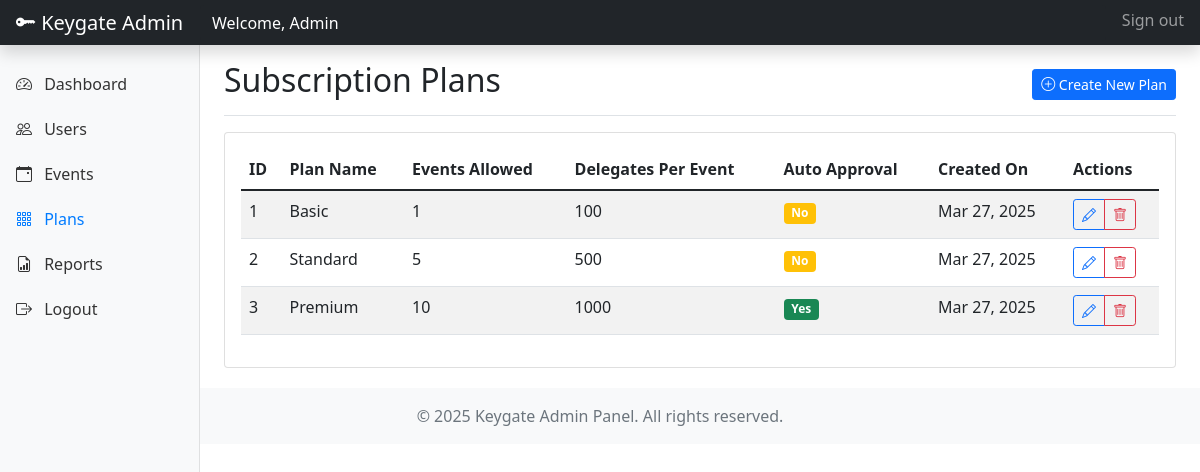
The page /admin/plans.php (signed in) on the database its author committed.
### tables this page shows
CREATE TABLE `plans` (
  `id` int NOT NULL,
  `plan_name` varchar(100) NOT NULL,
  `events_allowed` int NOT NULL,
  `delegates_per_event` int NOT NULL,
  `event_auto_approval` enum('yes','no') DEFAULT 'no',
  `created_at` timestamp NULL DEFAULT CURRENT_TIMESTAMP,
  `updated_at` timestamp NULL DEFAULT CURRENT_TIMESTAMP ON UPDATE CURRENT_TIMESTAMP
);

### includes/config.php (called while the page is built, shortened)
<?php
function db_connect() {
    $conn = new mysqli(DB_HOST, DB_USER, DB_PASS, DB_NAME);
    return $conn;
}
function get_records($table, $condition = '1', $fields = '*', $order_by = '', $limit = '') {
    $conn = db_connect();
    $sql = "SELECT $fields FROM $table WHERE $condition";
    if (!empty($order_by)) {
        $sql .= " ORDER BY $order_by";
    }
    $result = $conn->query($sql);
    $records = [];
    if ($result && $result->num_rows > 0) {
        while ($row = $result->fetch_assoc()) {
            $records[] = $row;
        }
    }
    return $records;
}
?>

### includes/admin_functions.php (called while the page is built, shortened)
<?php
require_once 'config.php';
function get_all_plans() {
    return get_records('plans', '1', '*', 'id ASC');
}
?>

### admin/plans.php (the view, shortened to what this page needs)
<?php
require_once '../includes/config.php';
require_once '../includes/admin_functions.php';
$plans = get_all_plans();
include '../includes/admin_header.php';
?>
<div class="container-fluid">
    <div class="row">
        <nav id="sidebar" class="col-md-3 col-lg-2 d-md-block bg-light sidebar">
            <div class="position-sticky pt-3">
                <ul class="nav flex-column">
                    <li class="nav-item">
                        <a class="nav-link" href="dashboard.php">
                            <i class="bi bi-speedometer2 me-2"></i> Dashboard
                        </a>
                    </li>
                    <li class="nav-item">
                        <a class="nav-link" href="users.php">
                            <i class="bi bi-people me-2"></i> Users
                        </a>
                    </li>
                    <li class="nav-item">
                        <a class="nav-link" href="events.php">
                            <i class="bi bi-calendar-event me-2"></i> Events
                        </a>
                    </li>
                    <li class="nav-item">
                        <a class="nav-link active" href="plans.php">
                            <i class="bi bi-grid-3x3-gap me-2"></i> Plans
                        </a>
                    </li>
                    <li class="nav-item">
                        <a class="nav-link" href="reports.php">
                            <i class="bi bi-file-earmark-bar-graph me-2"></i> Reports
                        </a>
                    </li>
                    <li class="nav-item">
                        <a class="nav-link" href="../logout.php">
                            <i class="bi bi-box-arrow-right me-2"></i> Logout
                        </a>
                    </li>
                </ul>
            </div>
        </nav>
        <main class="col-md-9 ms-sm-auto col-lg-10 px-md-4">
            <div class="d-flex justify-content-between flex-wrap flex-md-nowrap align-items-center pt-3 pb-2 mb-3 border-bottom">
                <h1 class="h2">Subscription Plans</h1>
                <button type="button" class="btn btn-sm btn-primary" data-bs-toggle="modal" data-bs-target="#createPlanModal">
                    <i class="bi bi-plus-circle"></i> Create New Plan
                </button>
            </div>
            <div class="card">
                <div class="card-body">
                    <div class="table-responsive">
                        <table class="table table-striped table-hover">
                            <thead>
                                <tr>
                                    <th>ID</th>
                                    <th>Plan Name</th>
                                    <th>Events Allowed</th>
                                    <th>Delegates Per Event</th>
                                    <th>Auto Approval</th>
                                    <th>Created On</th>
                                    <th>Actions</th>
                                </tr>
                            </thead>
                            <tbody>
                               <?php if (empty($plans)): ?>
                                    <tr>
                                        <td colspan="7" class="text-center">No plans found.</td>
                                    </tr>
                                <?php else: ?>
                                    <?php foreach ($plans as $plan): ?>
                                        <tr>
                                            <td><?php echo $plan['id']; ?></td>
                                            <td><?php echo htmlspecialchars($plan['plan_name']); ?></td>
                                            <td><?php echo $plan['events_allowed']; ?></td>
                                            <td><?php echo $plan['delegates_per_event']; ?></td>
                                            <td>
                                                <span class="badge bg-<?php echo $plan['event_auto_approval'] == 'yes' ? 'success' : 'warning'; ?>">
                                                    <?php echo $plan['event_auto_approval'] == 'yes' ? 'Yes' : 'No'; ?>
                                                </span>
                                            </td>
                                            <td><?php echo date('M d, Y', strtotime($plan['created_at'])); ?></td>
                                            <td>
                                                <div class="btn-group">
                                                    <button type="button" class="btn btn-sm btn-outline-primary" data-bs-toggle="modal" data-bs-target="#editPlanModal<?php echo $plan['id']; ?>">
                                                        <i class="bi bi-pencil"></i>
                                                    </button>
                                                    <button type="button" class="btn btn-sm btn-outline-danger" data-bs-toggle="modal" data-bs-target="#deletePlanModal<?php echo $plan['id']; ?>">
                                                        <i class="bi bi-trash"></i>
                                                    </button>
                                                </div>
                                            </td>
                                        </tr>
                                    <?php endforeach; ?>
                                <?php endif; ?>
                            </tbody>
                        </table>
                    </div>
                </div>
            </div>
        </main>
    </div>
</div>
<?php
include '../includes/admin_footer.php';
?>

### includes/admin_header.php (style rules this page uses)
.sidebar { position: fixed; top: 0; bottom: 0; left: 0; z-index: 100; padding: 48px 0 0; box-shadow: inset -1px 0 0 rgba(0, 0, 0, .1); }
.sidebar .nav-link { font-weight: 500; color: #333; }
.sidebar .nav-link.active { color: #007bff; }
.nav-item { margin-bottom: 5px; }
.card { margin-bottom: 20px; }

### rows shown on the page
plans: id "1", plan_name "Basic", events_allowed "1", delegates_per_event "100", event_auto_approval "No", created_at "Mar 27, 2025"
plans: id "2", plan_name "Standard", events_allowed "5", delegates_per_event "500", event_auto_approval "No", created_at "Mar 27, 2025"
plans: id "3", plan_name "Premium", events_allowed "10", delegates_per_event "1000", event_auto_approval "Yes", created_at "Mar 27, 2025"

### other values the page prints
$_SESSION['user_name'] "Admin"
